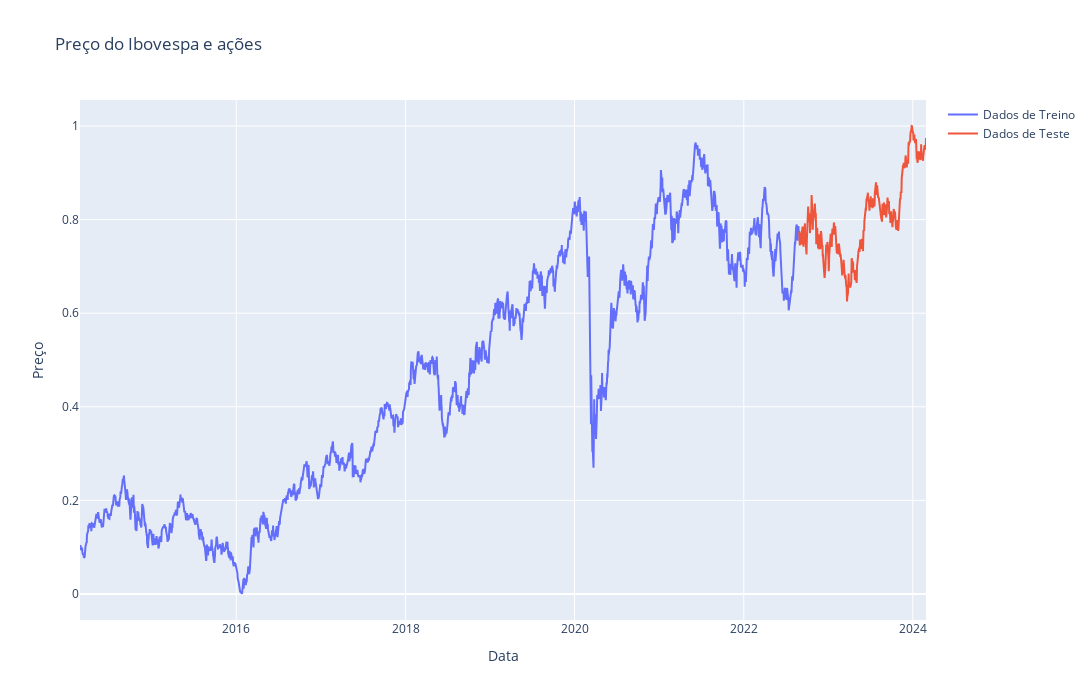

Notebook cell for this chart:
### Code cell
# Cria um gráfico de linha usando o Plotly
fig = go.Figure()
fig.add_trace(go.Scatter(x=T_train, y=np.hstack(y_train), mode='lines',name="Dados de Treino"))
fig.add_trace(go.Scatter(x=T_test, y=np.hstack(y_test), mode='lines',name="Dados de Teste"))
# Configura o layout do gráfico
fig.update_layout(
    width=1500,
    height=700,
    title='Preço do Ibovespa e ações',
    xaxis_title='Data',
    yaxis_title='Preço',
    showlegend=True
)

### Figure 1 — Plotly figure (JSON) as saved in the notebook; plotly's stock layout.template omitted (floating-point values rounded to 4 significant figures; data arrays with more than 128 entries replaced by an {"elided": "..."} marker saying what was removed)
{"data": [{"mode": "lines", "name": "Dados de Treino", "type": "scatter", "x": {"elided": "2105 str values"}, "y": {"elided": "2105 float values"}}, {"mode": "lines", "name": "Dados de Teste", "type": "scatter", "x": {"elided": "373 str values"}, "y": {"elided": "373 float values"}}], "layout": {"height": 700, "showlegend": true, "title": {"text": "Preço do Ibovespa e ações"}, "width": 1500, "xaxis": {"title": {"text": "Data"}}, "yaxis": {"title": {"text": "Preço"}}}}
